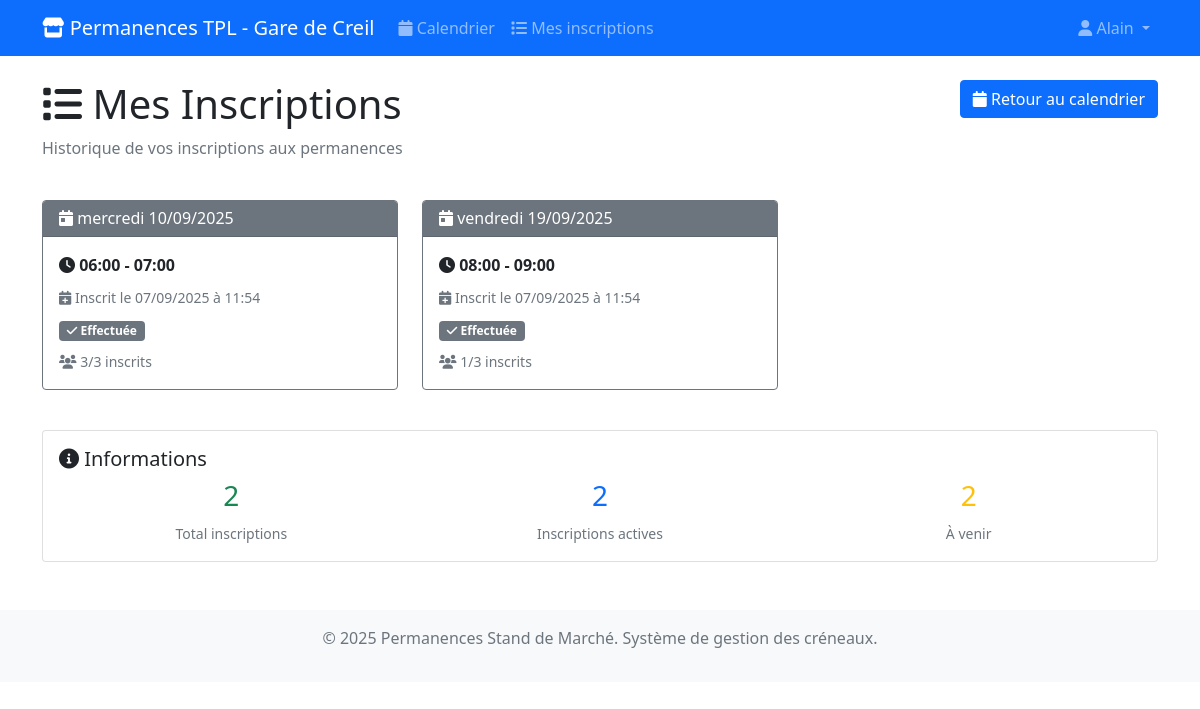
The page /permanences/mes-inscriptions/ (signed in) on the database as committed earlier.
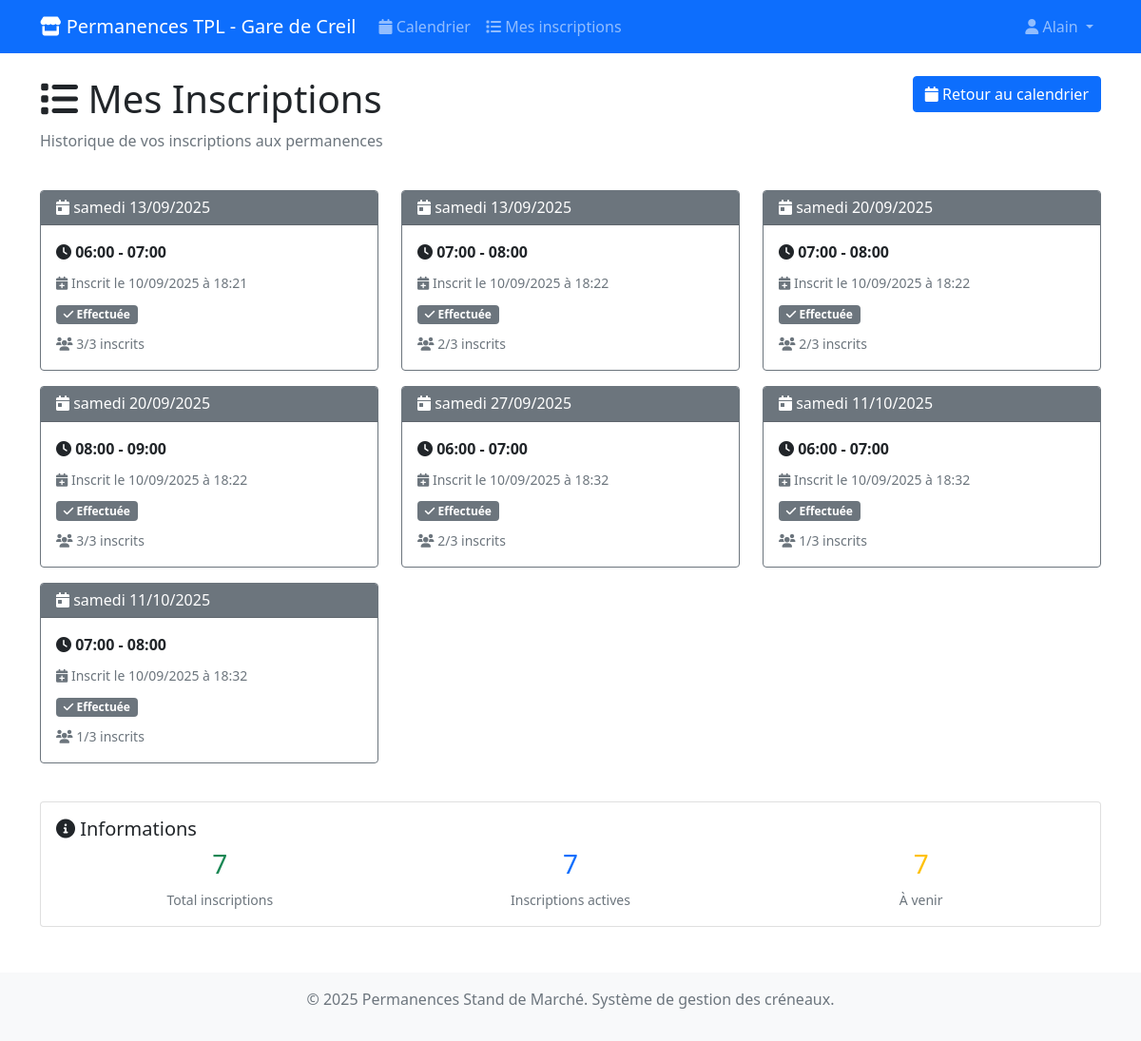
The same page on the database as committed later.
### permanences/models.py (models this page shows, shortened)
class Inscription(models.Model):
    utilisateur = models.ForeignKey(
        User,
        on_delete=models.CASCADE,
        related_name='inscriptions',
        help_text="Utilisateur inscrit"
    )
    creneau = models.ForeignKey(
        CreneauHoraire,
        on_delete=models.CASCADE,
        related_name='inscriptions',
        help_text="Créneau horaire"
    )
    date_inscription = models.DateTimeField(
        auto_now_add=True,
        help_text="Date et heure d'inscription"
    )
    annulee = models.BooleanField(default=False, help_text="Inscription annulée")
    date_annulation = models.DateTimeField(
        null=True,
        blank=True,
        help_text="Date et heure d'annulation"
    )
    commentaire = models.TextField(
        blank=True,
        help_text="Commentaire optionnel"
    )
    class Meta:
        verbose_name = "Inscription"
        verbose_name_plural = "Inscriptions"
        unique_together = ['utilisateur', 'creneau']
        ordering = ['-date_inscription']

class CreneauHoraire(models.Model):
    date = models.DateField(help_text="Date du créneau")
    heure_debut = models.TimeField(help_text="Heure de début du créneau")
    heure_fin = models.TimeField(help_text="Heure de fin du créneau")
    max_personnes = models.PositiveIntegerField(
        default=3,
        help_text="Nombre maximum de personnes autorisées pour ce créneau"
    )
    actif = models.BooleanField(default=True, help_text="Créneau disponible pour inscription")
    class Meta:
        verbose_name = "Créneau horaire"
        verbose_name_plural = "Créneaux horaires"
        unique_together = ['date', 'heure_debut']
        ordering = ['date', 'heure_debut']
    @property
    def est_passe(self):
        try:
            maintenant = datetime.now()
            creneau_datetime = datetime.combine(self.date, self.heure_debut)
            return creneau_datetime < maintenant
        except Exception:
            return False

### permanences/views.py (the view)
# urls.py: path('mes-inscriptions/', views.mes_inscriptions, name='mes_inscriptions'),
@login_required
def mes_inscriptions(request):
    inscriptions = Inscription.objects.filter(
        utilisateur=request.user,
        annulee=False
    ).select_related('creneau').order_by('creneau__date', 'creneau__heure_debut')
    inscriptions_a_venir = [i for i in inscriptions if not i.creneau.est_passe]
    return render(request, 'permanences/mes_inscriptions.html', {
        'inscriptions': inscriptions,
        'inscriptions_a_venir': inscriptions_a_venir,
    })

### templates/permanences/mes_inscriptions.html (shortened to what the changed rows need)
{% extends 'base.html' %}
{% block content %}
<div class="row mb-4">
    <div class="col-md-8">
        <h1><i class="fas fa-list"></i> Mes Inscriptions</h1>
    </div>
</div>
{% if inscriptions %}
<div class="row">
    {% for inscription in inscriptions %}
    <div class="col-md-6 col-lg-4 mb-3">
        <div class="card h-100
            {% if inscription.annulee %}border-danger{% elif inscription.creneau.est_passe %}border-secondary{% else %}border-success{% endif %}">
            <div class="card-header
                {% if inscription.annulee %}bg-danger text-white{% elif inscription.creneau.est_passe %}bg-secondary text-white{% else %}bg-success text-white{% endif %}">
                <h6 class="card-title mb-0">
                    <i class="fas fa-calendar-day"></i>
                    {{ inscription.creneau.date|date:"l d/m/Y" }}
                </h6>
            </div>
            <div class="card-body">
                <div class="mb-2">
                    <strong>
                        <i class="fas fa-clock"></i>
                        {{ inscription.creneau.heure_debut|time:"H:i" }} - {{ inscription.creneau.heure_fin|time:"H:i" }}
                    </strong>
                </div>
                <div class="mb-2">
                    <small class="text-muted">
                        <i class="fas fa-calendar-plus"></i>
                        Inscrit le {{ inscription.date_inscription|date:"d/m/Y à H:i" }}
                    </small>
                </div>
                {% if inscription.annulee %}
                    <div class="mb-2">
                        <span class="badge bg-danger">
                            <i class="fas fa-times"></i> Annulée
                        </span>
                        {% if inscription.date_annulation %}
                        <br>
                        <small class="text-muted">
                            le {{ inscription.date_annulation|date:"d/m/Y à H:i" }}
                        </small>
                        {% endif %}
                    </div>
                {% elif inscription.creneau.est_passe %}
                    <div class="mb-2">
                        <span class="badge bg-secondary">
                            <i class="fas fa-check"></i> Effectuée
                        </span>
                    </div>
                {% else %}
                    <div class="mb-2">
                        <span class="badge bg-success">
                            <i class="fas fa-clock"></i> À venir
                        </span>
                    </div>
                {% endif %}
                <div class="mt-2">
                    <small class="text-muted">
                        <i class="fas fa-users"></i>
                        {{ inscription.creneau.inscriptions.count }}/{{ inscription.creneau.max_personnes }} inscrits
                    </small>
                </div>
            </div>
        </div>
    </div>
    {% endfor %}
</div>
<div class="mt-4">
    <div class="card">
        <div class="card-body">
            <h5 class="card-title"><i class="fas fa-info-circle"></i> Informations</h5>
            <div class="row">
                <div class="col-md-4">
                    <div class="text-center">
                        <h3 class="text-success">{{ inscriptions|length }}</h3>
                        <small class="text-muted">Total inscriptions</small>
                    </div>
                </div>
                <div class="col-md-4">
                    <div class="text-center">
                        <h3 class="text-primary">
                            {% with actives=inscriptions|length %}
                                {{ actives }}
                            {% endwith %}
                        </h3>
                        <small class="text-muted">Inscriptions actives</small>
                    </div>
                </div>
                <div class="col-md-4">
                    <div class="text-center">
                        <h3 class="text-warning">
                            {{ inscriptions|dictsort:"creneau.date"|length }}
                        </h3>
                        <small class="text-muted">À venir</small>
                    </div>
                </div>
            </div>
        </div>
    </div>
</div>
{% endif %}
{% endblock %}

Rows that differ between the two databases and show on the page:
removed Inscription: creneau "mercredi 10/09/2025", creneau.heure_debut "06:00", creneau.heure_fin "07:00", date_inscription "07/09/2025 à 11:54", annulee False (drawn), creneau.inscriptions.count "3", creneau.max_personnes "3"
removed Inscription: creneau "vendredi 19/09/2025", creneau.heure_debut "08:00", creneau.heure_fin "09:00", date_inscription "07/09/2025 à 11:54", annulee False (drawn), creneau.inscriptions.count "1", creneau.max_personnes "3"
added Inscription: creneau "samedi 13/09/2025", creneau.heure_debut "06:00", creneau.heure_fin "07:00", date_inscription "10/09/2025 à 18:21", annulee False (drawn), creneau.inscriptions.count "3", creneau.max_personnes "3"
added Inscription: creneau "samedi 13/09/2025", creneau.heure_debut "07:00", creneau.heure_fin "08:00", date_inscription "10/09/2025 à 18:22", annulee False (drawn), creneau.inscriptions.count "2", creneau.max_personnes "3"
added Inscription: creneau "samedi 20/09/2025", creneau.heure_debut "07:00", creneau.heure_fin "08:00", date_inscription "10/09/2025 à 18:22", annulee False (drawn), creneau.inscriptions.count "2", creneau.max_personnes "3"
added Inscription: creneau "samedi 20/09/2025", creneau.heure_debut "08:00", creneau.heure_fin "09:00", date_inscription "10/09/2025 à 18:22", annulee False (drawn), creneau.inscriptions.count "3", creneau.max_personnes "3"
added Inscription: creneau "samedi 27/09/2025", creneau.heure_debut "06:00", creneau.heure_fin "07:00", date_inscription "10/09/2025 à 18:32", annulee False (drawn), creneau.inscriptions.count "2", creneau.max_personnes "3"
added Inscription: creneau "samedi 11/10/2025", creneau.heure_debut "06:00", creneau.heure_fin "07:00", date_inscription "10/09/2025 à 18:32", annulee False (drawn), creneau.inscriptions.count "1", creneau.max_personnes "3"
added Inscription: creneau "samedi 11/10/2025", creneau.heure_debut "07:00", creneau.heure_fin "08:00", date_inscription "10/09/2025 à 18:32", annulee False (drawn), creneau.inscriptions.count "1", creneau.max_personnes "3"
Other text that changed with them:
{{ inscriptions|length }}: "2" → "7"
{{ actives }}: "2" → "7"
{{ inscriptions|dictsort:"creneau.date"|length }}: "2" → "7"
